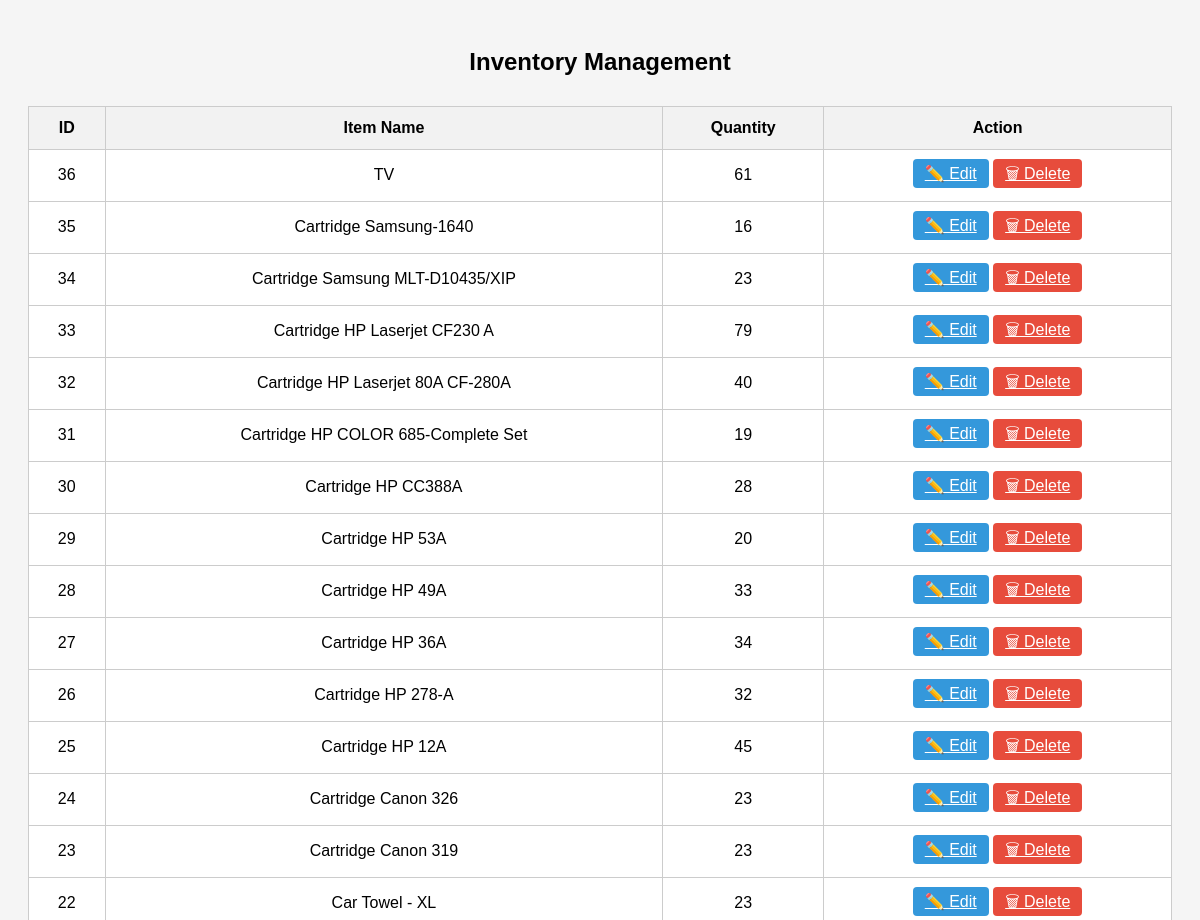
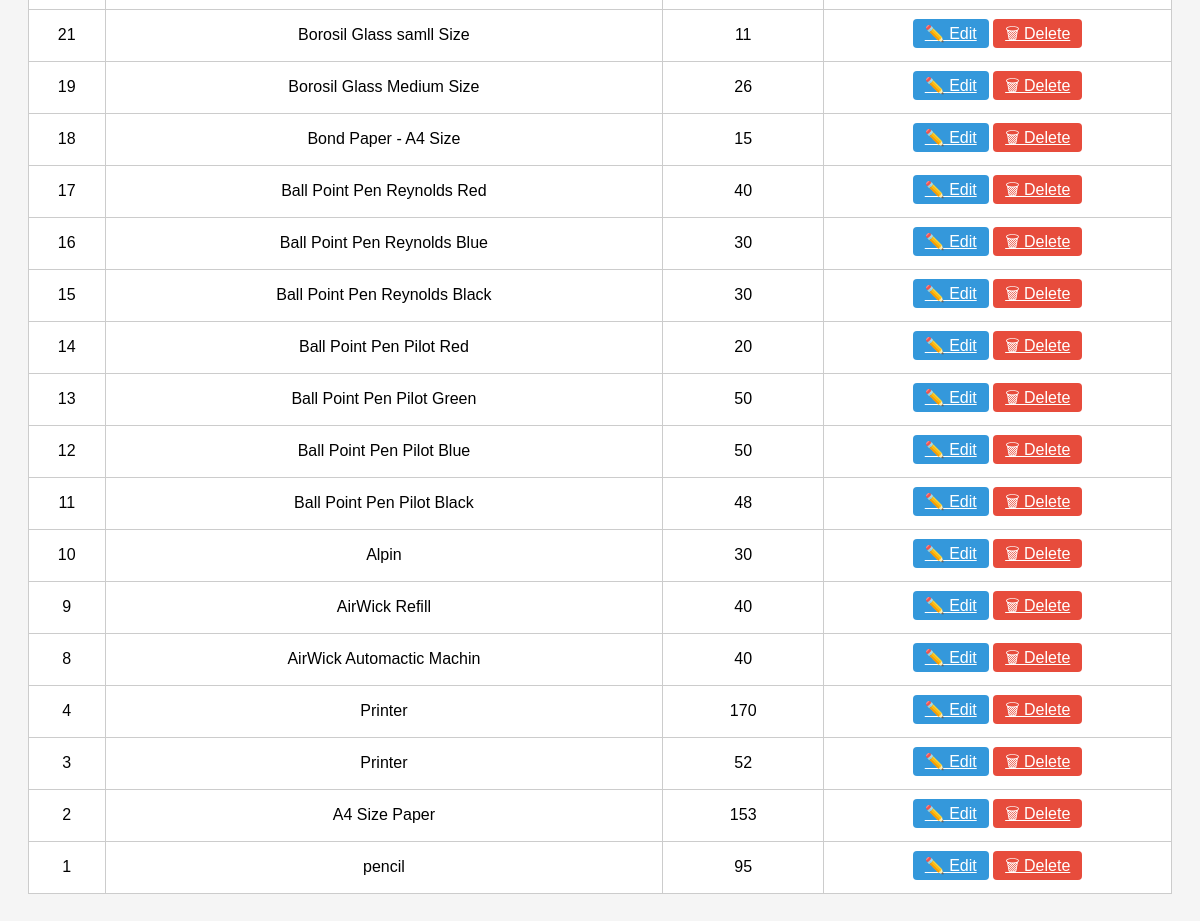
The page /extra/inventory-extra.php (signed in) on the database its author committed (2 pictures, top to bottom).
### tables this page shows
CREATE TABLE `inventory` (
  `id` int(11) NOT NULL,
  `item_name` varchar(255) NOT NULL,
  `description` text DEFAULT NULL,
  `quantity` int(11) NOT NULL DEFAULT 0,
  `created_at` timestamp NOT NULL DEFAULT current_timestamp(),
  `updated_at` timestamp NOT NULL DEFAULT current_timestamp() ON UPDATE current_timestamp(),
  `image_path` varchar(255) DEFAULT NULL
);

### extra/inventory-extra.php (the view, shortened to what this page needs)
<?php
include '../config/db.php';
$items = $conn->query("SELECT * FROM inventory ORDER BY id DESC");
?>
<!DOCTYPE html>
<html>
<head>
</head>
<body>
<h2>Inventory Management</h2>
<table>
  <tr>
    <th>ID</th>
    <th>Item Name</th>
    <th>Quantity</th>
    <th>Action</th>
  </tr>
  <?php while($item = $items->fetch_assoc()): ?>
    <?php if (isset($_GET['edit']) && $_GET['edit'] == $item['id']): ?>
      <tr>
        <form method="POST" class="inline-form">
          <td><?= $item['id'] ?></td>
          <td>
            <input type="text" name="item_name" value="<?= htmlspecialchars($item['item_name']) ?>" required>
          </td>
          <td>
            <input type="number" name="quantity" value="<?= $item['quantity'] ?>" required>
          </td>
          <td>
            <input type="hidden" name="item_id" value="<?= $item['id'] ?>">
            <button type="submit" name="update_item" class="btn save">💾 Save</button>
            <a href="inventory.php" class="btn delete">✖ Cancel</a>
          </td>
        </form>
      </tr>
    <?php else: ?>
      <tr>
        <td><?= $item['id'] ?></td>
        <td><?= htmlspecialchars($item['item_name']) ?></td>
        <td><?= $item['quantity'] ?></td>
        <td>
          <a href="inventory.php?edit=<?= $item['id'] ?>" class="btn edit">✏️ Edit</a>
          <a href="inventory.php?delete=<?= $item['id'] ?>" class="btn delete" onclick="return confirm('Are you sure you want to delete this item?');">🗑 Delete</a>
        </td>
      </tr>
    <?php endif; ?>
  <?php endwhile; ?>
</table>
</body>
</html>

### extra/inventory-extra.php (style rules this page uses)
body { font-family: Arial; padding: 20px; background: #f5f5f5; }
h2 { text-align: center; }
table { width: 100%; border-collapse: collapse; margin-top: 30px; background: white; }
th, td { padding: 12px; border: 1px solid #ccc; text-align: center; }
th { background-color: #f2f2f2; }
.btn { padding: 6px 12px; border: none; border-radius: 4px; cursor: pointer; color: white; }
.edit { background: #3498db; }
.delete { background: #e74c3c; }

### rows shown on the page
inventory: id "36", item_name "TV", quantity "61"
inventory: id "35", item_name "Cartridge Samsung-1640", quantity "16"
inventory: id "34", item_name "Cartridge Samsung MLT-D10435/XIP", quantity "23"
inventory: id "33", item_name "Cartridge HP Laserjet CF230 A", quantity "79"
inventory: id "32", item_name "Cartridge HP Laserjet 80A CF-280A", quantity "40"
inventory: id "31", item_name "Cartridge HP COLOR 685-Complete Set", quantity "19"
inventory: id "30", item_name "Cartridge HP CC388A", quantity "28"
inventory: id "29", item_name "Cartridge HP 53A", quantity "20"
inventory: id "28", item_name "Cartridge HP 49A", quantity "33"
inventory: id "27", item_name "Cartridge HP 36A", quantity "34"
inventory: id "26", item_name "Cartridge HP 278-A", quantity "32"
inventory: id "25", item_name "Cartridge HP 12A", quantity "45"
inventory: id "24", item_name "Cartridge Canon 326", quantity "23"
inventory: id "23", item_name "Cartridge Canon 319", quantity "23"
inventory: id "22", item_name "Car Towel - XL", quantity "23"
inventory: id "21", item_name "Borosil Glass samll Size", quantity "11"
inventory: id "19", item_name "Borosil Glass Medium Size", quantity "26"
inventory: id "18", item_name "Bond Paper - A4 Size", quantity "15"
inventory: id "17", item_name "Ball Point Pen Reynolds Red", quantity "40"
inventory: id "16", item_name "Ball Point Pen Reynolds Blue", quantity "30"
inventory: id "15", item_name "Ball Point Pen Reynolds Black", quantity "30"
inventory: id "14", item_name "Ball Point Pen Pilot Red", quantity "20"
inventory: id "13", item_name "Ball Point Pen Pilot Green", quantity "50"
inventory: id "12", item_name "Ball Point Pen Pilot Blue", quantity "50"
inventory: id "11", item_name "Ball Point Pen Pilot Black", quantity "48"
inventory: id "10", item_name "Alpin", quantity "30"
inventory: id "9", item_name "AirWick Refill", quantity "40"
inventory: id "8", item_name "AirWick Automactic Machin", quantity "40"
inventory: id "4", item_name "Printer", quantity "170"
inventory: id "3", item_name "Printer", quantity "52"
inventory: id "2", item_name "A4 Size Paper", quantity "153"
inventory: id "1", item_name "pencil", quantity "95"
